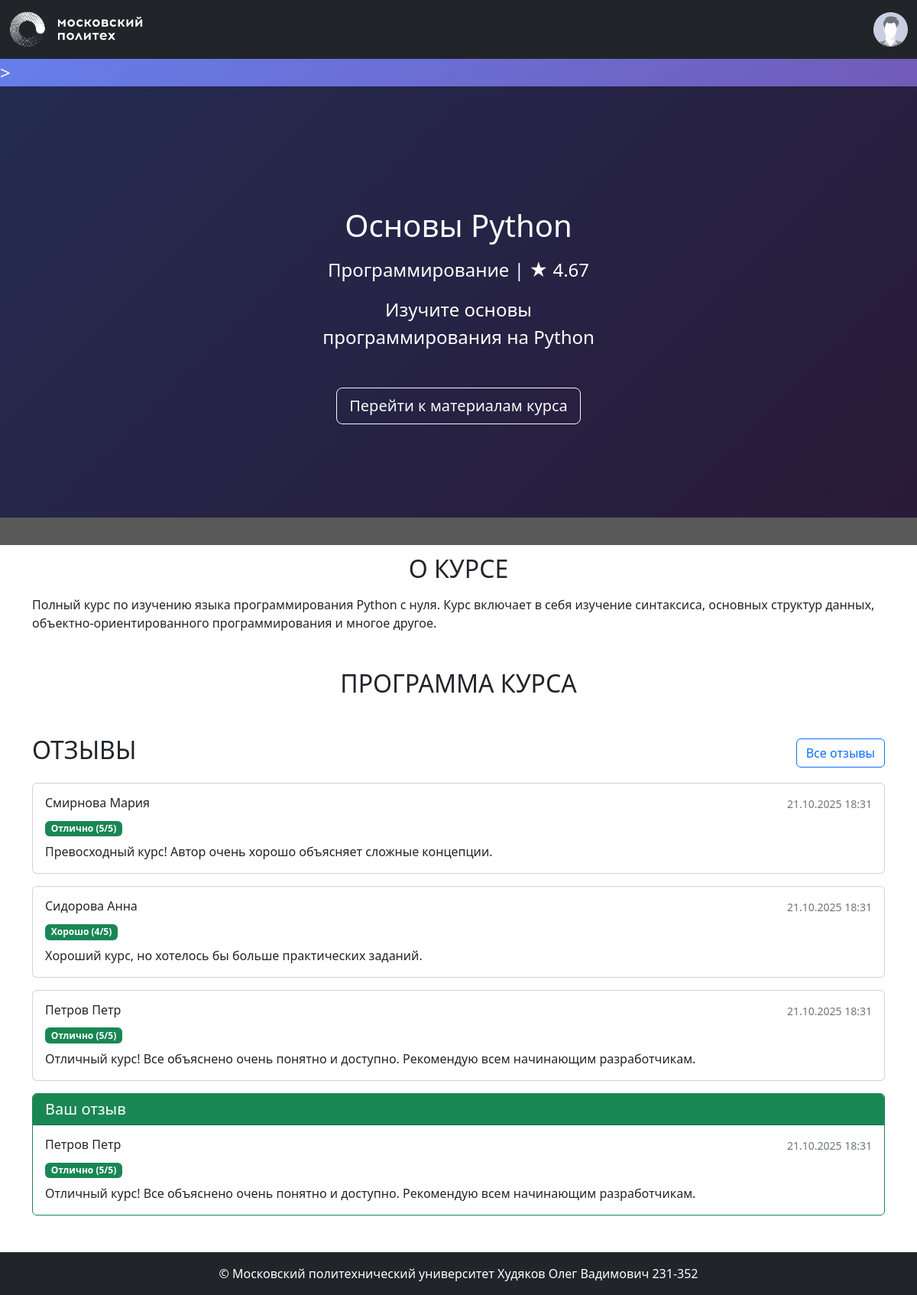
/courses/1 (signed in), run on the app's committed database.
### app/models.py (models this page shows, shortened)
class Course(db.Model):
    __tablename__ = 'courses'
    id = db.Column(db.Integer, primary_key=True)
    name = db.Column(db.String(100), nullable=False)
    short_desc = db.Column(db.Text)
    full_desc = db.Column(db.Text)
    rating_sum = db.Column(db.Integer, default=0)
    rating_num = db.Column(db.Integer, default=0)
    category_id = db.Column(db.Integer, db.ForeignKey("categories.id"))
    author_id = db.Column(db.Integer, db.ForeignKey("users.id"))
    background_image_id = db.Column(db.String(100), db.ForeignKey("images.id"))
    created_at = db.Column(db.DateTime, default=datetime.now)
    author = db.relationship("User")
    category = db.relationship("Category", lazy=False)
    bg_image = db.relationship("Image")
    reviews = db.relationship("Review", back_populates="course")
    @property
    def rating(self):
        if self.rating_num > 0:
            return self.rating_sum / self.rating_num
        return 0

class Category(db.Model):
    __tablename__ = 'categories'
    id = db.Column(db.Integer, primary_key=True)
    name = db.Column(db.String(100), nullable=False)
    parent_id = db.Column(db.Integer, db.ForeignKey("categories.id"))

class Review(db.Model):
    __tablename__ = 'reviews'
    id = db.Column(db.Integer, primary_key=True)
    rating = db.Column(db.Integer, nullable=False)
    text = db.Column(db.Text, nullable=False)
    created_at = db.Column(db.DateTime, default=datetime.now)
    course_id = db.Column(db.Integer, db.ForeignKey("courses.id"))
    user_id = db.Column(db.Integer, db.ForeignKey("users.id"))
    course = db.relationship("Course", back_populates="reviews")
    user = db.relationship("User")

class User(UserMixin, db.Model):
    __tablename__ = 'users'
    id = db.Column(db.Integer, primary_key=True)
    first_name = db.Column(db.String(100), nullable=False)
    last_name = db.Column(db.String(100), nullable=False)
    middle_name = db.Column(db.String(100))
    login = db.Column(db.String(100), unique=True, nullable=False)
    password_hash = db.Column(db.String(200), nullable=False)
    created_at = db.Column(db.DateTime, default=datetime.now)
    @property
    def full_name(self):
        return ' '.join([self.last_name, self.first_name, self.middle_name or ''])

### app/courses.py (the view)
@bp.route('/<int:course_id>')
def show(course_id):
    course = course_repository.get_course_by_id(course_id)
    if course is None:
        abort(404)
    recent_reviews = db.session.execute(
        select(Review).where(Review.course_id == course_id)
        .order_by(desc(Review.created_at)).limit(5)
    ).scalars().all()
    user_review = None
    if current_user.is_authenticated:
        user_review = db.session.execute(
            select(Review).where(
                Review.course_id == course_id,
                Review.user_id == current_user.id
            )
        ).scalar_one_or_none()
    return render_template('courses/show.html',
                         course=course,
                         recent_reviews=recent_reviews,
                         user_review=user_review)

### app/auth.py (called while the page is built)
def load_user(user_id):
    return user_repository.get_user_by_id(user_id)

### app/repositories/course_repository.py (called while the page is built)
    def get_course_by_id(self, course_id):
        return self.db.session.get(Course, course_id)

### app/repositories/user_repository.py (called while the page is built)
    def get_user_by_id(self, user_id):
        return self.db.session.execute(self.db.select(User).filter_by(id=user_id)).scalar()

### app/templates/courses/show.html (shortened to what this page needs)
{% extends 'base.html' %}
{% block content %}
<div class="title-area position-relative" style="{% if course.bg_image %}background-image: url({{ course.bg_image.url }});{% else %}background: linear-gradient(135deg, #667eea 0%, #764ba2 100%);{% endif %}">>
    <div class="h-100 w-100 py-5 d-flex text-center position-absolute" style="background-color: rgba(0, 0, 0, 0.65);">
        <div class="m-auto">
            <h1 class="title mb-3 font-weight-bold">{{ course.name }}</h1>
            <p class="mb-3 mx-auto">
                {{ course.category.name }} | <span>★</span> <span>{{ "%.2f" | format(course.rating) }}</span>
            </p>
            <div class="container">
                <p class="description w-75 mb-5 mx-auto">
                    {{ course.short_desc }}
                </p>
            </div>
            {% if current_user.is_authenticated %}
                <a href="#" class="btn btn-outline-light btn-lg">Перейти к материалам курса</a>
            {% else %}
                <button class="btn btn-outline-light btn-lg" disabled>Записаться</button>
            {% endif %}
        </div>
    </div>
</div>
<div class="container mt-5">
    <section class="about mb-5">
        <h2 class="mb-3 text-center text-uppercase font-weight-bold">О курсе</h2>
        <p>{{ course.full_desc }}</p>
    </section>
    <section class="program mb-5">
        <h2 class="mb-3 text-center text-uppercase font-weight-bold">Программа курса</h2>
    </section>
    <section class="reviews mb-5">
        <div class="d-flex justify-content-between align-items-center mb-3">
            <h2 class="text-center text-uppercase font-weight-bold">Отзывы</h2>
            {% if recent_reviews %}
                <a href="{{ url_for('courses.reviews', course_id=course.id) }}" class="btn btn-outline-primary">
                    Все отзывы
                </a>
            {% endif %}
        </div>
        {% if recent_reviews %}
            {% for review in recent_reviews %}
            <div class="card mb-3">
                <div class="card-body">
                    <div class="d-flex justify-content-between align-items-start mb-2">
                        <h6 class="card-title mb-0">{{ review.user.full_name }}</h6>
                        <small class="text-muted">{{ review.created_at.strftime('%d.%m.%Y %H:%M') }}</small>
                    </div>
                    <div class="mb-2">
                        <span class="badge bg-{{ 'success' if review.rating >= 4 else 'warning' if review.rating >= 3 else 'danger' }}">
                            {% if review.rating == 5 %}Отлично
                            {% elif review.rating == 4 %}Хорошо
                            {% elif review.rating == 3 %}Удовлетворительно
                            {% elif review.rating == 2 %}Неудовлетворительно
                            {% elif review.rating == 1 %}Плохо
                            {% else %}Ужасно
                            {% endif %}
                            ({{ review.rating }}/5)
                        </span>
                    </div>
                    <p class="card-text">{{ review.text }}</p>
                </div>
            </div>
            {% endfor %}
        {% else %}
            <div class="alert alert-info">
                <p>Отзывов пока нет. Станьте первым, кто оставит отзыв о данном курсе!</p>
            </div>
        {% endif %}
        {% if current_user.is_authenticated %}
            {% if user_review %}
                <div class="card border-success">
                    <div class="card-header bg-success text-white">
                        <h5 class="mb-0">Ваш отзыв</h5>
                    </div>
                    <div class="card-body">
                        <div class="d-flex justify-content-between align-items-start mb-2">
                            <h6 class="card-title mb-0">{{ user_review.user.full_name }}</h6>
                            <small class="text-muted">{{ user_review.created_at.strftime('%d.%m.%Y %H:%M') }}</small>
                        </div>
                        <div class="mb-2">
                            <span class="badge bg-{{ 'success' if user_review.rating >= 4 else 'warning' if user_review.rating >= 3 else 'danger' }}">
                                {% if user_review.rating == 5 %}Отлично
                                {% elif user_review.rating == 4 %}Хорошо
                                {% elif user_review.rating == 3 %}Удовлетворительно
                                {% elif user_review.rating == 2 %}Неудовлетворительно
                                {% elif user_review.rating == 1 %}Плохо
                                {% else %}Ужасно
                                {% endif %}
                                ({{ user_review.rating }}/5)
                            </span>
                        </div>
                        <p class="card-text">{{ user_review.text }}</p>
                    </div>
                </div>
            {% endif %}
        {% else %}
            <div class="alert alert-info">
                <p><a href="{{ url_for('auth.login') }}">Войдите в систему</a>, чтобы оставить отзыв.</p>
            </div>
        {% endif %}
    </section>
</div>
{% endblock %}

### app/static/styles.css (style rules this page uses)
.title-area { background-color: black; background-position: center; background-repeat: no-repeat; background-size: cover; color: white; font-size: 1.5rem; min-height: calc(75vh); }

### data on the page
Course: name "Основы Python", rating "4.67", short_desc "Изучите основы программирования на Python", full_desc "Полный курс по изучению языка программирования Python с нуля. Курс включает в себя изучение синтаксиса, основных структур данных, объектно-ориентированного программирования и многое другое."
Category: category.name "Программирование"
Review: user.full_name "Смирнова Мария", created_at "21.10.2025 18:31", shows "Отлично", rating "5", text "Превосходный курс! Автор очень хорошо объясняет сложные концепции."
Review: user.full_name "Сидорова Анна", created_at "21.10.2025 18:31", shows "Хорошо", rating "4", text "Хороший курс, но хотелось бы больше практических заданий."
Review: user.full_name "Петров Петр", created_at "21.10.2025 18:31", shows "Отлично", rating "5", text "Отличный курс! Все объяснено очень понятно и доступно. Рекомендую всем начинающим разработчикам."
User: user.full_name "Петров Петр"
